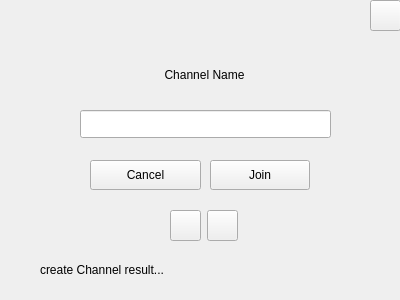
<?xml version="1.0" encoding="UTF-8"?>
<ui version="4.0">
 <class>CreateChannelPage</class>
 <widget class="QDialog" name="CreateChannelPage">
  <property name="geometry">
   <rect>
    <x>0</x>
    <y>0</y>
    <width>400</width>
    <height>300</height>
   </rect>
  </property>
  <property name="windowTitle">
   <string>Dialog</string>
  </property>
  <widget class="QLabel" name="channelname_lbl">
   <property name="geometry">
    <rect>
     <x>149</x>
     <y>59</y>
     <width>111</width>
     <height>31</height>
    </rect>
   </property>
   <property name="styleSheet">
    <string notr="true">font: 10pt &quot;Segoe Script&quot;;</string>
   </property>
   <property name="text">
    <string>Channel Name</string>
   </property>
   <property name="scaledContents">
    <bool>false</bool>
   </property>
   <property name="alignment">
    <set>Qt::AlignCenter</set>
   </property>
  </widget>
  <widget class="QLineEdit" name="channelname_led">
   <property name="geometry">
    <rect>
     <x>80</x>
     <y>110</y>
     <width>251</width>
     <height>28</height>
    </rect>
   </property>
  </widget>
  <widget class="QLabel" name="result_lbl">
   <property name="geometry">
    <rect>
     <x>40</x>
     <y>260</y>
     <width>341</width>
     <height>20</height>
    </rect>
   </property>
   <property name="text">
    <string>create Channel result...</string>
   </property>
  </widget>
  <widget class="QStackedWidget" name="stackedWidget">
   <property name="geometry">
    <rect>
     <x>210</x>
     <y>150</y>
     <width>100</width>
     <height>41</height>
    </rect>
   </property>
   <property name="minimumSize">
    <size>
     <width>100</width>
     <height>30</height>
    </size>
   </property>
   <property name="currentIndex">
    <number>1</number>
   </property>
   <widget class="QWidget" name="page">
    <widget class="QPushButton" name="createchannel_pbn">
     <property name="geometry">
      <rect>
       <x>0</x>
       <y>10</y>
       <width>100</width>
       <height>30</height>
      </rect>
     </property>
     <property name="minimumSize">
      <size>
       <width>100</width>
       <height>30</height>
      </size>
     </property>
     <property name="styleSheet">
      <string notr="true">font: 8pt &quot;Segoe Script&quot;;</string>
     </property>
     <property name="text">
      <string>Create</string>
     </property>
    </widget>
   </widget>
   <widget class="QWidget" name="page_2">
    <widget class="QPushButton" name="joinchannel_pbn">
     <property name="geometry">
      <rect>
       <x>0</x>
       <y>10</y>
       <width>100</width>
       <height>30</height>
      </rect>
     </property>
     <property name="minimumSize">
      <size>
       <width>100</width>
       <height>30</height>
      </size>
     </property>
     <property name="styleSheet">
      <string notr="true">font: 8pt &quot;Segoe Script&quot;;</string>
     </property>
     <property name="text">
      <string>Join</string>
     </property>
    </widget>
   </widget>
  </widget>
  <widget class="QPushButton" name="cancel_pbn">
   <property name="geometry">
    <rect>
     <x>90</x>
     <y>160</y>
     <width>111</width>
     <height>30</height>
    </rect>
   </property>
   <property name="minimumSize">
    <size>
     <width>100</width>
     <height>30</height>
    </size>
   </property>
   <property name="styleSheet">
    <string notr="true">font: 8pt &quot;Segoe Script&quot;;</string>
   </property>
   <property name="text">
    <string>Cancel</string>
   </property>
  </widget>
  <widget class="QToolButton" name="tojoin_tbn">
   <property name="geometry">
    <rect>
     <x>207</x>
     <y>210</y>
     <width>31</width>
     <height>31</height>
    </rect>
   </property>
   <property name="minimumSize">
    <size>
     <width>31</width>
     <height>31</height>
    </size>
   </property>
   <property name="text">
    <string/>
   </property>
  </widget>
  <widget class="QToolButton" name="tocreate_tbn">
   <property name="geometry">
    <rect>
     <x>170</x>
     <y>210</y>
     <width>31</width>
     <height>31</height>
    </rect>
   </property>
   <property name="minimumSize">
    <size>
     <width>31</width>
     <height>31</height>
    </size>
   </property>
   <property name="text">
    <string/>
   </property>
  </widget>
  <widget class="QToolButton" name="Exit_pbn">
   <property name="geometry">
    <rect>
     <x>370</x>
     <y>0</y>
     <width>31</width>
     <height>31</height>
    </rect>
   </property>
   <property name="styleSheet">
    <string notr="true"/>
   </property>
   <property name="text">
    <string/>
   </property>
  </widget>
 </widget>
 <resources/>
 <connections/>
</ui>
